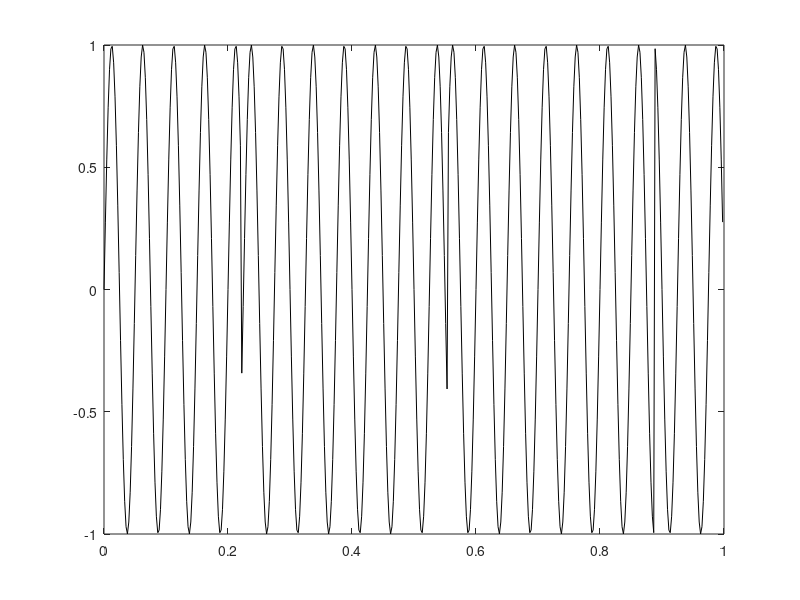

Recreate this plot in MATLAB.
clc
close all
clear all
T=1;
Rb=8;
Nb=T*Rb;
Fc=20;
Fs=20*Fc;
Ts=1/Fs;
Nsps=Fs/Rb;
FS=Fs+Nsps;
TS=1/FS;
t=0:TS:T-TS;
%bk=randi([0 1],1,Nb);
bk=[1,0,1,1,0,1,1,0];
ref=1;
for i=1:Nb
    ref=not(xor(ref,bk(i)));
    dk(:,i)=ref;
end
dk=[1 dk];
NRZ=2*dk-1;
Pulse=ones(Nsps,1);
NRZ_W=reshape(Pulse*NRZ,1,[]);
C=sin(2*pi*Fc*t);
DPSK=NRZ_W.*C;
plot(t,DPSK,'k');
%///////Demolution////////
j=0;
for i=1:Nsps:Fs
    j=j+1;
    rec_bits(:,j)=sum(DPSK(i:Nsps*j).*DPSK(Nsps*j+1:Nsps*(j+1)));
end
results=rec_bits>0